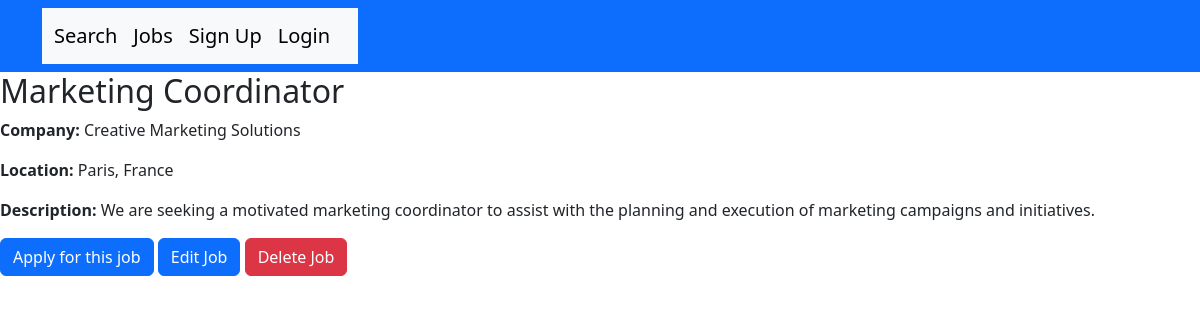
/2/detail/, run on the app's committed database.
### jobs/models.py (models this page shows, shortened)
class BaseModel(models.Model):
    objects = models.Manager()
    DoesNotExist = models.Manager()
    class Meta:
        abstract = True

class Job(BaseModel):
    title = models.CharField(max_length=100)
    description = models.TextField()
    location = models.CharField(max_length=100)
    company = models.CharField(max_length=100, default='')
    pub_date = models.DateTimeField(default=timezone.now)
    expiration_date = models.DateTimeField(default=now() + timedelta(days=30))

### jobs/views.py (the view)
# urls.py: path("<int:job_id>/detail/", job_detail, name='job_detail'),
def job_detail(request, job_id):
    job = get_object_or_404(Job, pk=job_id)
    context = {'job': job}
    return render(request, 'jobs/job_detail.html', context)

### jobs/templates/jobs/job_detail.html (shortened to what this page needs)
{% extends 'base.html' %}
{% block content %}
    <h2>{{ job.title }}</h2>
    <p><strong>Company:</strong> {{ job.company }}</p>
    <p><strong>Location:</strong> {{ job.location }}</p>
    <p><strong>Description:</strong> {{ job.description }}</p>
    <a href="{% url 'jobs:job_apply' job.id %}" class="btn btn-primary">Apply for this job</a>
    <a href="{% url 'jobs:job_update' job.id %}" class="btn btn-primary">Edit Job</a>
    <a href="{% url 'jobs:job_delete' job.id %}" class="btn btn-danger">Delete Job</a>
{% endblock %}

### data on the page
Job: title "Marketing Coordinator", company "Creative Marketing Solutions", location "Paris, France", description "We are seeking a motivated marketing coordinator to assist with the planning and execution of marketing campaigns and initiatives."
